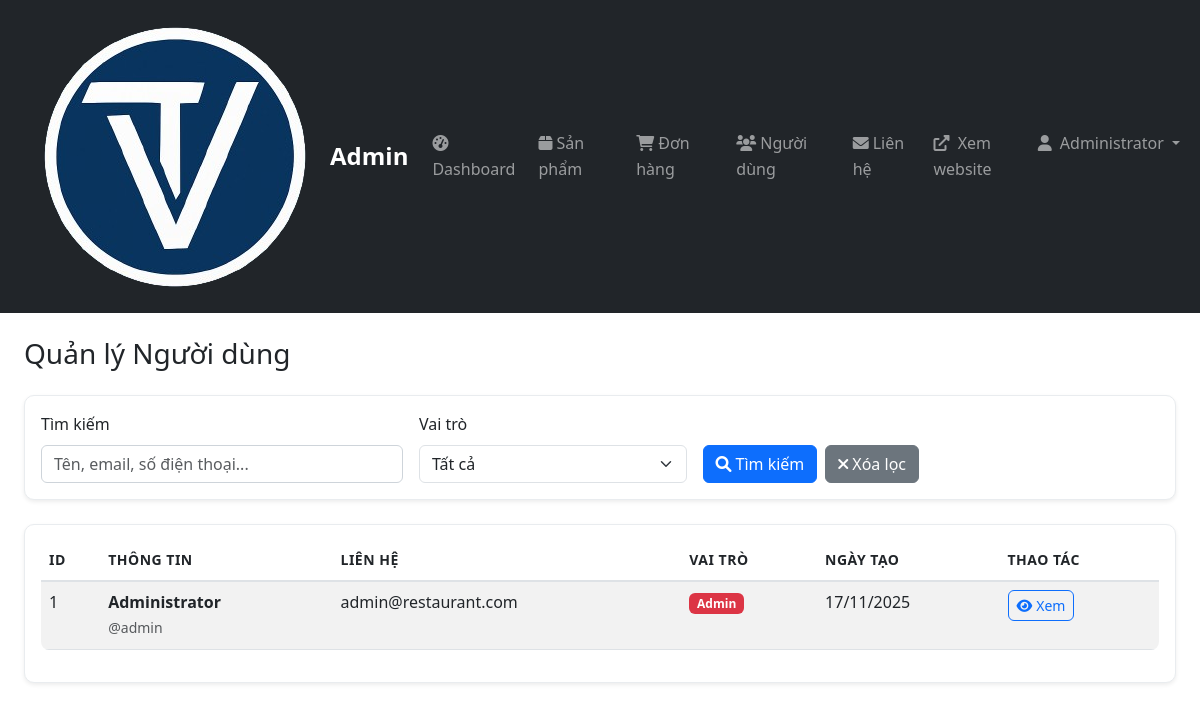
Page /admin/users (signed in) on the committed database.
### tables this page shows
CREATE TABLE IF NOT EXISTS users (
    id INT AUTO_INCREMENT PRIMARY KEY,
    username VARCHAR(50) UNIQUE NOT NULL,
    email VARCHAR(100) UNIQUE NOT NULL,
    password VARCHAR(255) NOT NULL,
    full_name VARCHAR(100) NOT NULL,
    phone VARCHAR(20),
    address TEXT,
    role ENUM('user', 'admin') DEFAULT 'user',
    created_at TIMESTAMP DEFAULT CURRENT_TIMESTAMP,
    updated_at TIMESTAMP DEFAULT CURRENT_TIMESTAMP ON UPDATE CURRENT_TIMESTAMP
);

### app/Controllers/Admin/UserController.php (called while the page is built, shortened)
<?php
class UserController extends Controller
{
    private $userModel;
    public function __construct()
    {
        $this->userModel = new User();
    }
    public function index()
    {
        $filters = [
            'limit' => 20,
            'offset' => ($_GET['page'] ?? 1) - 1
        ];
        $users = $this->userModel->getAll($filters);
        $totalUsers = $this->userModel->count($filters);
        return $this->render('admin/users/index', [
            'users' => $users,
            'totalUsers' => $totalUsers,
            'filters' => $filters
        ]);
    }
}

### app/Core/Router.php (called while the page is built, shortened)
<?php
class Router
{
    private $routes = [];
    private $params = [];
    private function addRoute($method, $route, $handler)
    {
        $this->routes[] = [
            'method' => $method,
            'route' => $route,
            'handler' => $handler
        ];
    }
    public function dispatch()
    {
        $requestMethod = $_SERVER['REQUEST_METHOD'];
        $requestUri = $this->getRequestUri();
        foreach ($this->routes as $route) {
            if ($route['method'] === $requestMethod && $this->matchRoute($route['route'], $requestUri)) {
                return $this->callHandler($route['handler']);
            }
        }
    }
    private function getRequestUri()
    {
        $uri = $_SERVER['REQUEST_URI'];
        return rtrim($uri, '/') ?: '/';
    }
    private function matchRoute($routePattern, $requestUri)
    {
        $pattern = preg_replace('/\{([^}]+)\}/', '([^/]+)', $routePattern);
        $pattern = '#^' . $pattern . '$#';
        if (preg_match($pattern, $requestUri, $matches)) {
            array_shift($matches);
            $this->params = $matches;
            return true;
        }
        return false;
    }
    private function callHandler($handler)
    {
        list($controllerName, $method) = explode('@', $handler);
        $controller = new $controllerClass();
        return call_user_func_array([$controller, $method], $this->params);
    }
}

### app/Core/App.php (called while the page is built, shortened)
<?php
class App
{
    private $router;
    public function __construct($config)
    {
        $this->router = new Router();
    }
    public function run()
    {
        $this->router->dispatch();
    }
    private function setupRoutes()
    {
        $this->router->get('/', 'HomeController@index');
        $this->router->get('/product', 'HomeController@product');
        $this->router->get('/product/{id}', 'ProductController@detail');
        $this->router->get('/api/products/filter', 'HomeController@filterProducts');
        $this->router->get('/category', 'HomeController@category');
        $this->router->get('/search', 'HomeController@search');
        $this->router->get('/about', 'HomeController@about');
        $this->router->get('/contact', 'HomeController@contact');
        $this->router->post('/contact', 'HomeController@contact');
        $this->router->post('/add-review', 'HomeController@addReview');
        $this->router->get('/login', 'AuthController@login');
        $this->router->post('/login', 'AuthController@login');
        $this->router->get('/register', 'AuthController@register');
        $this->router->post('/register', 'AuthController@register');
        $this->router->get('/logout', 'AuthController@logout');
        $this->router->get('/profile', 'AuthController@profile');
        $this->router->post('/profile', 'AuthController@profile');
        $this->router->post('/change-password', 'AuthController@changePassword');
        $this->router->get('/cart', 'CartController@index');
        $this->router->post('/cart/add', 'CartController@add');
        $this->router->post('/cart/update', 'CartController@update');
        $this->router->post('/cart/remove', 'CartController@remove');
        $this->router->post('/cart/clear', 'CartController@clear');
        $this->router->get('/cart/count', 'CartController@getCount');
        $this->router->get('/checkout', 'OrderController@checkout');
        $this->router->post('/checkout', 'OrderController@placeOrder');
        $this->router->get('/my-orders', 'OrderController@myOrders');
        $this->router->get('/orders/{id}', 'OrderController@orderDetail');
        $this->router->post('/orders/cancel', 'OrderController@cancelOrder');
        $this->router->post('/orders/{id}/delete', 'OrderController@delete');
        $this->router->get('/admin/dashboard', 'Admin\DashboardController@index');
        $this->router->get('/admin/statistics', 'Admin\DashboardController@statistics');
        $this->router->get('/admin/products', 'Admin\ProductController@index');
        $this->router->get('/admin/products/create', 'Admin\ProductController@create');
        $this->router->post('/admin/products/create', 'Admin\ProductController@create');
        $this->router->get('/admin/products/{id}/edit', 'Admin\ProductController@edit');
        $this->router->post('/admin/products/{id}/edit', 'Admin\ProductController@edit');
        $this->router->post('/admin/products/delete', 'Admin\ProductController@delete');
        $this->router->get('/admin/orders', 'Admin\OrderController@index');
        $this->router->get('/admin/orders/{id}', 'Admin\OrderController@show');
        $this->router->post('/admin/orders/{id}/update-status', 'Admin\OrderController@updateStatus');
        $this->router->post('/admin/orders/{id}/update-payment', 'Admin\OrderController@updatePaymentStatus');
        $this->router->post('/admin/orders/{id}/delete', 'Admin\OrderController@delete');
        $this->router->get('/admin/users', 'Admin\UserController@index');
        $this->router->get('/admin/users/{id}', 'Admin\UserController@show');
        $this->router->post('/admin/users/{id}/update-role', 'Admin\UserController@updateRole');
        $this->router->post('/admin/users/{id}/delete', 'Admin\UserController@delete');
        $this->router->get('/admin/contacts', 'Admin\ContactController@index');
        $this->router->get('/admin/contacts/{id}', 'Admin\ContactController@show');
        $this->router->post('/admin/contacts/update-status', 'Admin\ContactController@updateStatus');
        $this->router->post('/admin/contacts/delete', 'Admin\ContactController@delete');
    }
}

### public/index.php (called while the page is built, shortened)
<?php
try {
    $config = require_once CONFIG_PATH . '/app.php';
    $app = new App($config);
    $app->run();
} catch (Exception $e) {
    error_log("Application Error: " . $e->getMessage());
    http_response_code(500);
    if (file_exists(APP_PATH . '/Views/errors/500.php')) {
        include APP_PATH . '/Views/errors/500.php';
    } else {
        echo '<h1>Lỗi hệ thống</h1><p>Có lỗi xảy ra, vui lòng thử lại sau.</p>';
        echo '<p>Chi tiết lỗi: ' . $e->getMessage() . '</p>';
        echo '<p>File: ' . $e->getFile() . ' Line: ' . $e->getLine() . '</p>';
    }
}

### app/Core/Database.php (called while the page is built, shortened)
<?php
class Database
{
    private static $instance = null;
    private function __construct($config)
    {
        try {
            $dsn = "mysql:host={$config['host']};port={$config['port']};dbname={$config['database']};charset={$config['charset']}";
            $this->connection = new PDO($dsn, $config['username'], $config['password'], $config['options']);
        } catch (PDOException $e) {
            throw new \Exception("Database connection failed: " . $e->getMessage());
        }
    }
    public static function getInstance($config = null)
    {
        if (self::$instance === null) {
            self::$instance = new self($config);
        }
        return self::$instance->connection;
    }
}

### app/Core/Model.php (called while the page is built, shortened)
<?php
class Model
{
    public function __construct()
    {
        $this->db = Database::getInstance();
    }
}

### app/Models/User.php (called while the page is built, shortened)
<?php
class User extends Model
{
    protected $table = 'users';
    public function getAll($filters = [])
    {
        $sql = "SELECT * FROM {$this->table}";
        $params = [];
        $sql .= " ORDER BY created_at DESC";
        if (isset($filters['limit'])) {
            $sql .= " LIMIT " . (int)$filters['limit'];
        }
        $stmt = $this->db->prepare($sql);
        $stmt->execute($params);
        return $stmt->fetchAll();
    }
}

### app/Views/admin/users/index.php (the view, shortened to what this page needs)
<div class="container-fluid">
    <div class="d-flex justify-content-between align-items-center mb-4">
        <h1 class="h3 mb-0">Quản lý Người dùng</h1>
    </div>
    <div class="card mb-4">
        <div class="card-body">
            <form method="GET" class="row g-3">
                <div class="col-md-4">
                    <label for="search" class="form-label">Tìm kiếm</label>
                    <input type="text" class="form-control" id="search" name="search"
                           placeholder="Tên, email, số điện thoại..."
                           value="<?= htmlspecialchars($filters['search'] ?? '') ?>">
                </div>
                <div class="col-md-3">
                    <label for="role" class="form-label">Vai trò</label>
                    <select class="form-select" id="role" name="role">
                        <option value="">Tất cả</option>
                    </select>
                </div>
                <div class="col-md-3 d-flex align-items-end">
                    <button type="submit" class="btn btn-primary me-2">
                        <i class="fas fa-search me-1"></i>Tìm kiếm
                    </button>
                    <a href="/admin/users" class="btn btn-secondary">
                        <i class="fas fa-times me-1"></i>Xóa lọc
                    </a>
                </div>
            </form>
        </div>
    </div>
    <div class="card">
        <div class="card-body">
            <div class="table-responsive">
                <table class="table table-striped">
                    <thead>
                        <tr>
                            <th>ID</th>
                            <th>Thông tin</th>
                            <th>Liên hệ</th>
                            <th>Vai trò</th>
                            <th>Ngày tạo</th>
                            <th>Thao tác</th>
                        </tr>
                    </thead>
                    <tbody>
                        <?php if (empty($users)): ?>
                            <tr>
                                <td colspan="6" class="text-center py-4">
                                    <i class="fas fa-users fa-2x text-muted mb-2"></i>
                                    <p class="text-muted">Không có người dùng nào</p>
                                </td>
                            </tr>
                        <?php else: ?>
                            <?php foreach ($users as $user): ?>
                                <tr>
                                    <td><?= $user['id'] ?></td>
                                    <td>
                                        <div>
                                            <strong><?= htmlspecialchars($user['full_name']) ?></strong><br>
                                            <small class="text-muted">@<?= htmlspecialchars($user['username']) ?></small>
                                        </div>
                                    </td>
                                    <td>
                                        <div>
                                            <div><?= htmlspecialchars($user['email']) ?></div>
                                        </div>
                                    </td>
                                    <td>
                                        <?php
                                        $roleColors = [
                                            'admin' => 'danger',
                                            'user' => 'primary'
                                        ];
                                        $roleLabels = [
                                            'admin' => 'Admin',
                                            'user' => 'Người dùng'
                                        ];
                                        $color = $roleColors[$user['role']] ?? 'secondary';
                                        $label = $roleLabels[$user['role']] ?? $user['role'];
                                        ?>
                                        <span class="badge bg-<?= $color ?>"><?= $label ?></span>
                                    </td>
                                    <td>
                                        <?= date('d/m/Y', strtotime($user['created_at'])) ?>
                                    </td>
                                    <td>
                                        <a href="/admin/users/<?= $user['id'] ?>" class="btn btn-sm btn-outline-primary">
                                            <i class="fas fa-eye me-1"></i>Xem
                                        </a>
                                    </td>
                                </tr>
                            <?php endforeach; ?>
                        <?php endif; ?>
                    </tbody>
                </table>
            </div>
        </div>
    </div>
</div>

### public/css/style.css (style rules this page uses)
:root { --primary-color: #0d6efd; --secondary-color: #6c757d; --success-color: #198754; --danger-color: #dc3545; --warning-color: #ffc107; --info-color: #0dcaf0; --light-color: #f8f9fa; --dark-color: #212529; }
body { font-family: 'Segoe UI', Tahoma, Geneva, Verdana, sans-serif; line-height: 1.6; }
.btn { border-radius: 6px; font-weight: 500; transition: all 0.2s ease-in-out; }
.badge { font-size: 0.75rem; }
.card { border: 1px solid #e9ecef; border-radius: 10px; box-shadow: 0 0.125rem 0.25rem rgba(0, 0, 0, 0.075); transition: box-shadow 0.15s ease-in-out; }
.form-control { border-radius: 6px; border: 1px solid #ced4da; transition: border-color 0.15s ease-in-out, box-shadow 0.15s ease-in-out; }
.table { border-radius: 8px; overflow: hidden; }
.table thead th { border-bottom: 2px solid #dee2e6; font-weight: 600; text-transform: uppercase; font-size: 0.875rem; letter-spacing: 0.5px; }

### rows in the picture
users: id "1", full_name "Administrator", username "admin", email "admin@restaurant.com", role "Admin", created_at "17/11/2025"

### other values in the picture
$_SESSION['user_name'] "Administrator"
